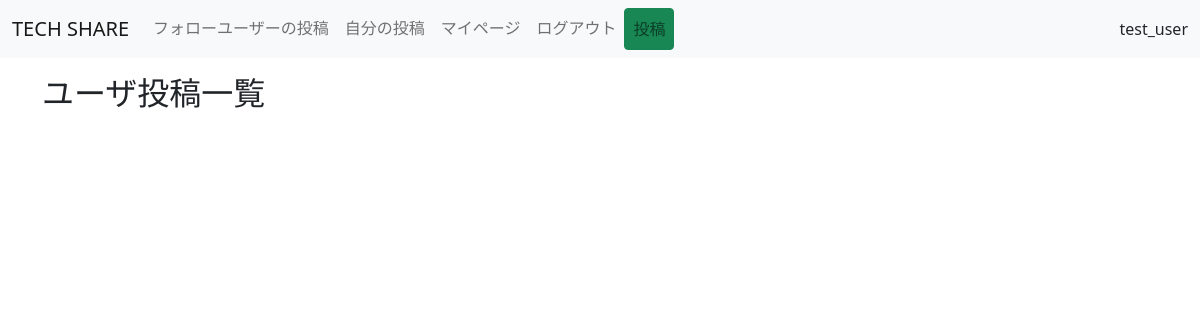
The app's page /mypost/ (signed in), older data.
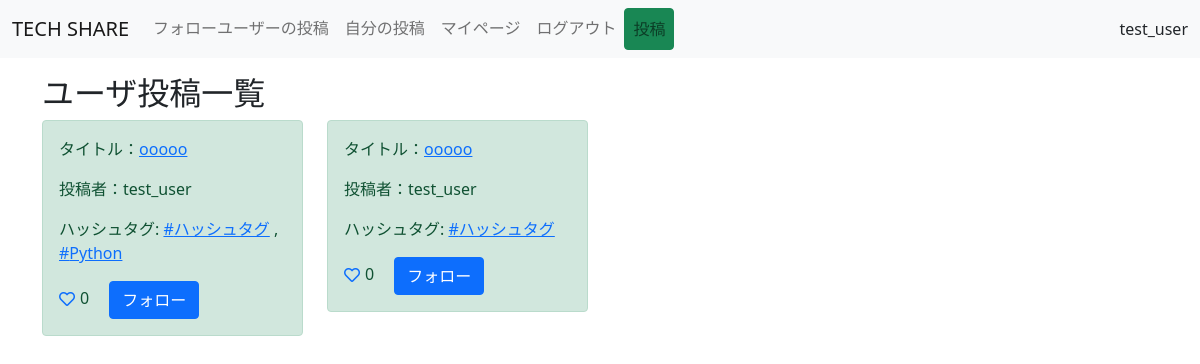
The same page, newer data.
### snsapp/models.py (models this page shows, shortened)
class Post(models.Model):
   title = models.CharField(max_length=100)
   content = MarkdownxField('本文', help_text='Markdown形式で書いてください。')
   user = models.ForeignKey(User, on_delete=models.CASCADE)
   like = models.ManyToManyField(User, related_name='related_post', blank=True)
   created_at = models.DateTimeField(auto_now_add=True)
   tag = models.ManyToManyField(Tag)
   class Meta:
       ordering = ["-created_at"]

class Tag(models.Model):
    name = models.CharField(max_length=50)

### snsapp/views.py (the view)
# urls.py: path('mypost/', MyPost.as_view(), name='mypost'),
class MyPost(LoginRequiredMixin, ListView):
   model = Post
   template_name = 'snsapp/list.html'
   def get_queryset(self):
       return Post.objects.filter(user=self.request.user)

### template/snsapp/list.html (shortened to what this page needs)
{% extends 'base.html' %}
{% load static %}
{% block customcss %}
    <link rel="stylesheet" href="{% static 'style.css' %}">
{% endblock customcss %}
{% block content %}
<div class="container mt-3">
  <h2>ユーザ投稿一覧</h2>
  <div class="row">
    {% for item in object_list %}
    <div class="col-md-3">
      <div class="alert alert-success" role="alert">
         <p>タイトル：<a href="{% url 'snsapp:detail' item.pk %}">{{item.title}}</a></p>
         <p>投稿者：{{item.user.username}}</p>
         {% if item.tag.all %}
         <p>
           ハッシュタグ:
           {% for tag in item.tag.all %}
              {% if tag.name %}
              <a href="{% url 'snsapp:tagged-posts' tag.name %}">#{{ tag.name }}</a>
              {% endif %}
              {% if not forloop.last %}, {% endif %}
           {% endfor %}
         </p>
         {% endif %}
         {% if request.user in item.like.all %}
         <a href="{% url 'snsapp:like-home' item.pk %}" class="like-btn add-color" tabindex="-1" role="button" aria-disabled="true"><i class="far fa-heart"></i></a>{{item.like.count}}
         {% else %}
         <a href="{% url 'snsapp:like-home' item.pk %}" class="like-btn" tabindex="-1" role="button" aria-disabled="true"><i class="far fa-heart"></i></a>{{item.like.count}}
         {% endif %}
         {% if item.user in connection.0.following.all %}
         <a href="{% url 'account:follow-home' item.pk %}" class="btn btn-danger ms-3" tabindex="-1" role="button" aria-disabled="true">フォロー解除</a>
         {% else %}
         <a href="{% url 'account:follow-home' item.pk %}" class="btn btn-primary ms-3" tabindex="-1" role="button" aria-disabled="true">フォロー</a>
         {% endif %}
      </div>
    </div>
    {% endfor %}
  </div>
</div>
{% endblock content %}

Row changes from the older to the newer data that the page shows:
added Post: title "ooooo", user.username "test_user", like.count "0", shows "フォロー"
added Tag: name "ハッシュタグ"
added Tag: name "Python", shown under "ooooo"
added Post: title "ooooo", user.username "test_user", like.count "0", shows "フォロー"
